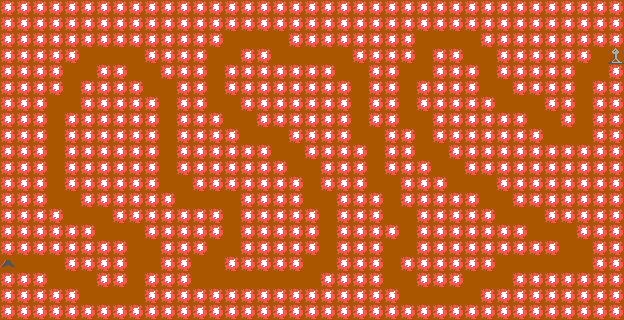

Rendered tile map (Tiled .tmx) drawn with the repository's tilesets; below, a short description and the full map source, tile grids included:
An orthogonal 39x20 tile map with 16x16 px tiles, 2 tile layers (terrain, doodads).

<map version="1.2" tiledversion="1.3.3" orientation="orthogonal" renderorder="right-down" width="39" height="20" tilewidth="16" tileheight="16" infinite="0" nextlayerid="3" nextobjectid="1">
 <tileset firstgid="1" name="tiles" tilewidth="16" tileheight="16" tilecount="15" columns="15">
  <image source="tiles.png" width="240" height="16" />
 </tileset>
 <layer id="1" name="terrain" width="39" height="20">
  <data encoding="csv">
8,8,8,8,8,8,8,8,8,8,8,8,8,8,8,8,8,8,8,8,8,8,8,8,8,8,8,8,8,8,8,8,8,8,8,8,8,8,8,
8,8,8,8,8,8,8,8,8,8,8,8,8,8,8,8,8,8,8,8,8,8,8,8,8,8,8,8,8,8,8,8,8,8,8,8,8,8,8,
8,8,8,8,8,8,8,8,8,8,8,8,8,8,3,3,3,3,8,8,8,8,8,8,8,8,3,3,3,3,8,8,8,8,8,8,8,8,8,
8,8,8,8,8,3,3,3,3,8,8,8,8,3,3,8,8,3,3,3,3,3,8,8,8,8,3,8,8,3,3,8,8,8,8,8,8,3,3,
8,8,8,8,3,3,8,8,3,3,8,8,8,3,8,8,8,8,8,8,8,3,3,8,8,3,3,8,8,8,3,8,8,8,8,8,3,3,8,
8,8,8,8,3,8,8,8,8,3,3,8,8,3,8,8,8,8,8,8,8,8,3,8,8,3,8,8,8,8,3,3,8,8,8,8,3,8,8,
8,8,8,3,3,8,8,8,8,8,3,8,8,3,3,8,8,8,8,8,8,8,3,8,8,3,8,8,8,8,8,3,3,3,8,8,3,8,8,
8,8,8,3,8,8,8,8,8,8,3,8,8,8,3,3,8,8,8,8,8,8,3,8,8,3,3,8,8,8,8,8,8,3,3,8,3,8,8,
8,8,8,3,8,8,8,8,8,8,3,8,8,8,8,3,3,3,8,8,8,8,3,3,8,8,3,8,8,8,8,8,8,8,3,3,3,8,8,
8,8,8,3,8,8,8,8,8,8,3,8,8,8,8,8,8,3,3,8,8,8,8,3,8,8,3,3,8,8,8,8,8,8,8,8,8,8,8,
8,8,8,3,8,8,8,8,8,8,3,8,8,8,8,8,8,8,3,3,8,8,8,3,8,8,8,3,3,8,8,8,8,8,8,8,8,8,8,
8,8,8,3,8,8,8,8,8,8,3,3,8,8,8,8,8,8,8,3,8,8,8,3,3,8,8,8,3,3,3,8,8,8,8,8,8,8,8,
8,8,8,3,3,8,8,8,8,8,8,3,3,3,3,8,8,8,8,3,3,8,8,8,3,8,8,8,8,8,3,3,8,8,8,8,8,8,8,
8,8,8,8,3,3,3,8,8,8,8,8,8,8,3,8,8,8,8,8,3,8,8,8,3,3,8,8,8,8,8,3,3,3,8,8,8,8,8,
8,8,8,8,8,8,3,3,3,8,8,8,8,8,3,8,8,8,8,8,3,8,8,8,8,3,8,8,8,8,8,8,8,3,3,3,8,8,8,
8,8,8,8,8,8,8,8,3,3,8,8,8,3,3,8,8,8,8,8,3,8,8,8,3,3,8,8,8,8,8,8,8,8,8,3,3,8,8,
3,3,3,3,8,8,8,8,3,3,8,8,3,3,8,8,8,8,8,3,3,8,8,8,3,8,8,8,8,8,8,3,3,3,3,3,3,8,8,
8,8,8,3,3,3,8,8,3,8,8,8,3,3,3,3,3,3,3,3,8,8,8,8,3,3,8,8,8,3,3,3,8,8,8,8,8,8,8,
8,8,8,8,8,3,3,3,3,8,8,8,8,8,8,8,8,8,8,8,8,8,8,8,8,3,3,3,3,3,8,8,8,8,8,8,8,8,8,
8,8,8,8,8,8,8,8,8,8,8,8,8,8,8,8,8,8,8,8,8,8,8,8,8,8,8,8,8,8,8,8,8,8,8,8,8,8,8
</data>
 </layer>
 <layer id="2" name="doodads" width="39" height="20">
  <data encoding="csv">
0,0,0,0,0,0,0,0,0,0,0,0,0,0,0,0,0,0,0,0,0,0,0,0,0,0,0,0,0,0,0,0,0,0,0,0,0,0,0,
0,0,0,0,0,0,0,0,0,0,0,0,0,0,0,0,0,0,0,0,0,0,0,0,0,0,0,0,0,0,0,0,0,0,0,0,0,0,0,
0,0,0,0,0,0,0,0,0,0,0,0,0,0,0,0,0,0,0,0,0,0,0,0,0,0,0,0,0,0,0,0,0,0,0,0,0,0,0,
0,0,0,0,0,0,0,0,0,0,0,0,0,0,0,0,0,0,0,0,0,0,0,0,0,0,0,0,0,0,0,0,0,0,0,0,0,0,1,
0,0,0,0,0,0,0,0,0,0,0,0,0,0,0,0,0,0,0,0,0,0,0,0,0,0,0,0,0,0,0,0,0,0,0,0,0,0,0,
0,0,0,0,0,0,0,0,0,0,0,0,0,0,0,0,0,0,0,0,0,0,0,0,0,0,0,0,0,0,0,0,0,0,0,0,0,0,0,
0,0,0,0,0,0,0,0,0,0,0,0,0,0,0,0,0,0,0,0,0,0,0,0,0,0,0,0,0,0,0,0,0,0,0,0,0,0,0,
0,0,0,0,0,0,0,0,0,0,0,0,0,0,0,0,0,0,0,0,0,0,0,0,0,0,0,0,0,0,0,0,0,0,0,0,0,0,0,
0,0,0,0,0,0,0,0,0,0,0,0,0,0,0,0,0,0,0,0,0,0,0,0,0,0,0,0,0,0,0,0,0,0,0,0,0,0,0,
0,0,0,0,0,0,0,0,0,0,0,0,0,0,0,0,0,0,0,0,0,0,0,0,0,0,0,0,0,0,0,0,0,0,0,0,0,0,0,
0,0,0,0,0,0,0,0,0,0,0,0,0,0,0,0,0,0,0,0,0,0,0,0,0,0,0,0,0,0,0,0,0,0,0,0,0,0,0,
0,0,0,0,0,0,0,0,0,0,0,0,0,0,0,0,0,0,0,0,0,0,0,0,0,0,0,0,0,0,0,0,0,0,0,0,0,0,0,
0,0,0,0,0,0,0,0,0,0,0,0,0,0,0,0,0,0,0,0,0,0,0,0,0,0,0,0,0,0,0,0,0,0,0,0,0,0,0,
0,0,0,0,0,0,0,0,0,0,0,0,0,0,0,0,0,0,0,0,0,0,0,0,0,0,0,0,0,0,0,0,0,0,0,0,0,0,0,
0,0,0,0,0,0,0,0,0,0,0,0,0,0,0,0,0,0,0,0,0,0,0,0,0,0,0,0,0,0,0,0,0,0,0,0,0,0,0,
0,0,0,0,0,0,0,0,0,0,0,0,0,0,0,0,0,0,0,0,0,0,0,0,0,0,0,0,0,0,0,0,0,0,0,0,0,0,0,
2,0,0,0,0,0,0,0,0,0,0,0,0,0,0,0,0,0,0,0,0,0,0,0,0,0,0,0,0,0,0,0,0,0,0,0,0,0,0,
0,0,0,0,0,0,0,0,0,0,0,0,0,0,0,0,0,0,0,0,0,0,0,0,0,0,0,0,0,0,0,0,0,0,0,0,0,0,0,
0,0,0,0,0,0,0,0,0,0,0,0,0,0,0,0,0,0,0,0,0,0,0,0,0,0,0,0,0,0,0,0,0,0,0,0,0,0,0,
0,0,0,0,0,0,0,0,0,0,0,0,0,0,0,0,0,0,0,0,0,0,0,0,0,0,0,0,0,0,0,0,0,0,0,0,0,0,0
</data>
 </layer>
</map>